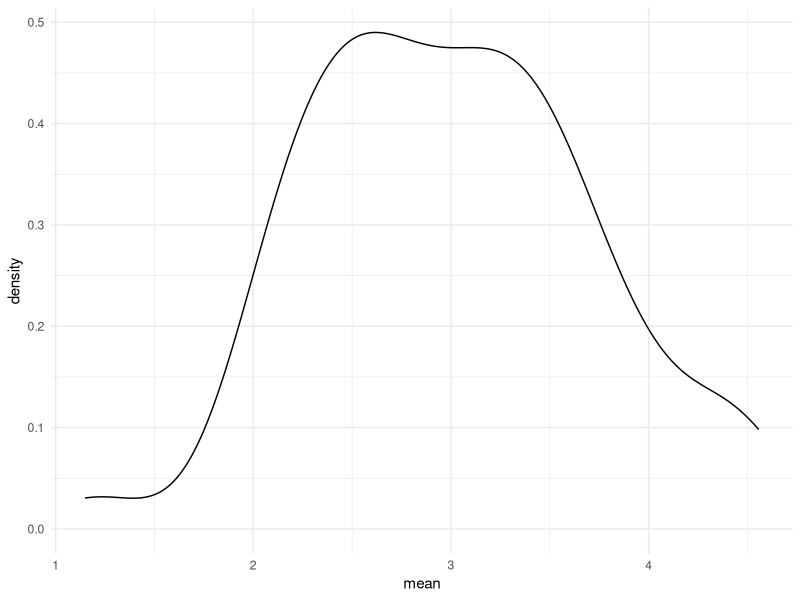
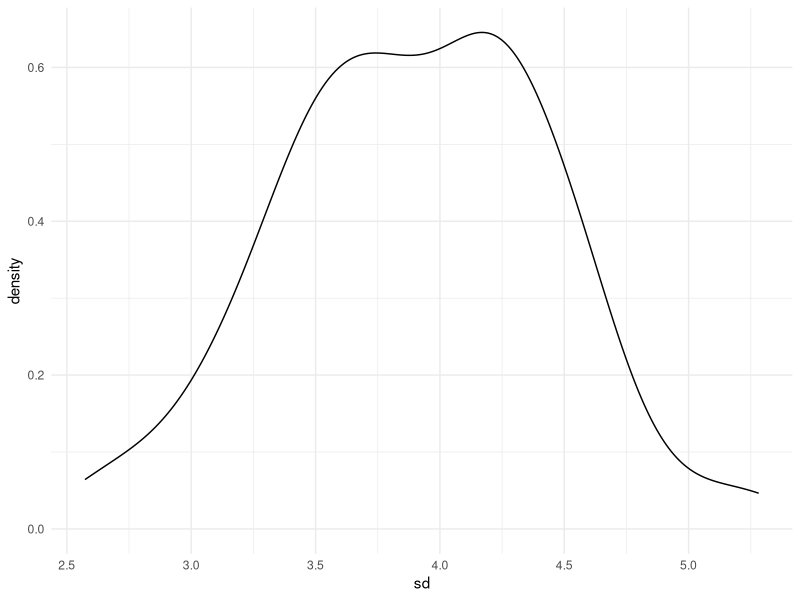

These charts were generated, in order, by the following R code:
## ---- chunk 1
library(tidyverse)
library(modelr)
library(mgcv)

knitr::opts_chunk$set(
  fig.width = 6,
  fig.asp = .6, 
  out.width = '90%'
)

theme_set(theme_minimal() + theme(legend.position = 'bottom')) 
options(
  ggplot2.continuous.color = 'viridis',
  ggplot2.continuous.fill = 'viridis'
)

scale_color_discrete = scale_color_viridis_d
scale_fill_discrete = scale_fill_viridis_d
## ---- chunk 2
sim_mean_sd = function(sample_size, mu = 3, sigma = 4){
  sim_data = 
    tibble(
      x = rnorm(n = sample_size, mean = mu, sd = sigma)
    )
  sim_data %>% 
    summarise(
      mean = mean(x),
      sd = sd(x)
    )
}
## ---- chunk 3
sim_mean_sd(30)
## ---- chunk 4
output = vector('list', 100)

for(i in 1:100){
  
  output[[i]] = sim_mean_sd(30)
}

bind_rows(output)
## ---- chunk 5
sim_results = 
  rerun(100, sim_mean_sd(30)) %>% 
    bind_rows()
## ---- chunk 6
sim_results %>% 
  ggplot(aes(x = mean)) + geom_density()

sim_results %>% 
  summarise(
    avg_samp_mean = mean(mean),
    sd_samp_mean = sd(mean)
  )

sim_results %>% 
  ggplot(aes(x = sd)) + geom_density()
